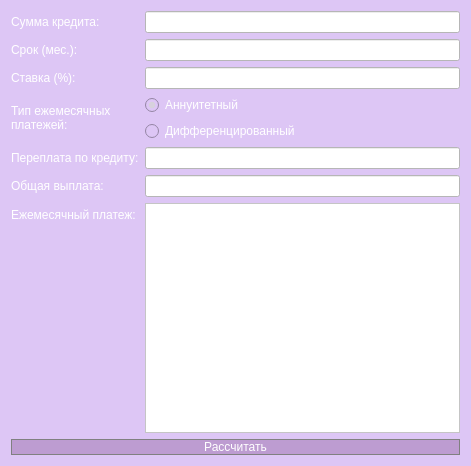
<?xml version="1.0" encoding="UTF-8"?>
<ui version="4.0">
 <class>CreditWindow</class>
 <widget class="QDialog" name="CreditWindow">
  <property name="geometry">
   <rect>
    <x>0</x>
    <y>0</y>
    <width>471</width>
    <height>466</height>
   </rect>
  </property>
  <property name="windowTitle">
   <string>Dialog</string>
  </property>
  <property name="styleSheet">
   <string notr="true">background-color: #ddc6f5;</string>
  </property>
  <layout class="QVBoxLayout" name="verticalLayout">
   <item>
    <layout class="QFormLayout" name="formLayout_3">
     <property name="labelAlignment">
      <set>Qt::AlignLeading|Qt::AlignLeft|Qt::AlignVCenter</set>
     </property>
     <item row="0" column="0">
      <widget class="QLabel" name="label">
       <property name="styleSheet">
        <string notr="true">color: white;
font: 14pt &quot;Comic Sans MS&quot;;</string>
       </property>
       <property name="text">
        <string>Сумма кредита:</string>
       </property>
      </widget>
     </item>
     <item row="0" column="1">
      <widget class="QLineEdit" name="credit_amount">
       <property name="styleSheet">
        <string notr="true">background-color: white;
color: rgb(126, 90, 148);
font: 14pt &quot;Comic Sans MS&quot;;</string>
       </property>
       <property name="text">
        <string/>
       </property>
      </widget>
     </item>
     <item row="1" column="0">
      <widget class="QLabel" name="label_2">
       <property name="styleSheet">
        <string notr="true">color: white;
font: 14pt &quot;Comic Sans MS&quot;;</string>
       </property>
       <property name="text">
        <string>Срок (мес.):</string>
       </property>
      </widget>
     </item>
     <item row="1" column="1">
      <widget class="QLineEdit" name="period">
       <property name="styleSheet">
        <string notr="true">background-color: white;
color: rgb(126, 90, 148);
font: 14pt &quot;Comic Sans MS&quot;;</string>
       </property>
       <property name="text">
        <string/>
       </property>
      </widget>
     </item>
     <item row="2" column="0">
      <widget class="QLabel" name="label_3">
       <property name="styleSheet">
        <string notr="true">color: white;
font: 14pt &quot;Comic Sans MS&quot;;</string>
       </property>
       <property name="text">
        <string>Ставка (%):</string>
       </property>
      </widget>
     </item>
     <item row="2" column="1">
      <widget class="QLineEdit" name="rate">
       <property name="styleSheet">
        <string notr="true">background-color: white;
color: rgb(126, 90, 148);
font: 14pt &quot;Comic Sans MS&quot;;</string>
       </property>
       <property name="text">
        <string/>
       </property>
       <property name="maxLength">
        <number>5</number>
       </property>
      </widget>
     </item>
     <item row="3" column="0">
      <widget class="QLabel" name="label_7">
       <property name="styleSheet">
        <string notr="true">color: white;
font: 14pt &quot;Comic Sans MS&quot;;</string>
       </property>
       <property name="text">
        <string>Тип ежемесячных &lt;br&gt;платежей:</string>
       </property>
      </widget>
     </item>
     <item row="3" column="1">
      <layout class="QVBoxLayout" name="verticalLayout_4">
       <item>
        <widget class="QRadioButton" name="annuit">
         <property name="enabled">
          <bool>true</bool>
         </property>
         <property name="styleSheet">
          <string notr="true">color: white;
font: 14pt &quot;Comic Sans MS&quot;;</string>
         </property>
         <property name="text">
          <string>Аннуитетный</string>
         </property>
         <property name="checked">
          <bool>true</bool>
         </property>
        </widget>
       </item>
       <item>
        <widget class="QRadioButton" name="diff">
         <property name="enabled">
          <bool>true</bool>
         </property>
         <property name="styleSheet">
          <string notr="true">color: white;
font: 14pt &quot;Comic Sans MS&quot;;</string>
         </property>
         <property name="text">
          <string>Дифференцированный</string>
         </property>
        </widget>
       </item>
      </layout>
     </item>
     <item row="4" column="0">
      <widget class="QLabel" name="label_4">
       <property name="styleSheet">
        <string notr="true">color: white;
font: 14pt &quot;Comic Sans MS&quot;;</string>
       </property>
       <property name="text">
        <string>Переплата по кредиту:</string>
       </property>
      </widget>
     </item>
     <item row="4" column="1">
      <widget class="QLineEdit" name="overpayment">
       <property name="styleSheet">
        <string notr="true">background-color: white;
color: rgb(126, 90, 148);
font: 14pt &quot;Comic Sans MS&quot;;</string>
       </property>
       <property name="text">
        <string/>
       </property>
       <property name="readOnly">
        <bool>true</bool>
       </property>
      </widget>
     </item>
     <item row="5" column="0">
      <widget class="QLabel" name="label_5">
       <property name="styleSheet">
        <string notr="true">color: white;
font: 14pt &quot;Comic Sans MS&quot;;</string>
       </property>
       <property name="text">
        <string>Общая выплата:</string>
       </property>
      </widget>
     </item>
     <item row="5" column="1">
      <widget class="QLineEdit" name="total_payment">
       <property name="styleSheet">
        <string notr="true">background-color: white;
color: rgb(126, 90, 148);
font: 14pt &quot;Comic Sans MS&quot;;</string>
       </property>
       <property name="text">
        <string/>
       </property>
       <property name="readOnly">
        <bool>true</bool>
       </property>
      </widget>
     </item>
     <item row="6" column="0">
      <widget class="QLabel" name="label_6">
       <property name="styleSheet">
        <string notr="true">color: white;
font: 14pt &quot;Comic Sans MS&quot;;</string>
       </property>
       <property name="text">
        <string>Ежемесячный платеж:</string>
       </property>
      </widget>
     </item>
     <item row="6" column="1">
      <widget class="QListWidget" name="monthly_payment">
       <property name="styleSheet">
        <string notr="true">background-color: white;
color: rgb(126, 90, 148);
font: 14pt &quot;Comic Sans MS&quot;;</string>
       </property>
      </widget>
     </item>
    </layout>
   </item>
   <item>
    <widget class="QPushButton" name="calculate">
     <property name="styleSheet">
      <string notr="true">QPushButton {
  background-color: rgb(189, 156, 209);
  color: white; 
  border: 1px solid gray;
font: 14pt &quot;Comic Sans MS&quot;;
}

QPushButton:pressed {
    background-color: qlineargradient(x1: 0, y1: 0, x2: 0, y2: 1,
                                      stop: 0 #dadbde, stop: 1 #f6f7fa);
}</string>
     </property>
     <property name="text">
      <string>Рассчитать</string>
     </property>
    </widget>
   </item>
  </layout>
 </widget>
 <resources/>
 <connections/>
</ui>
